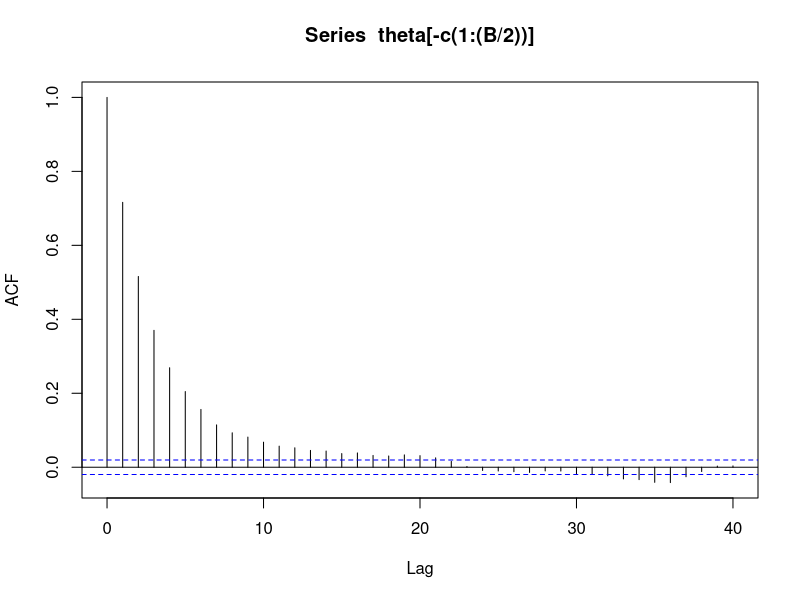
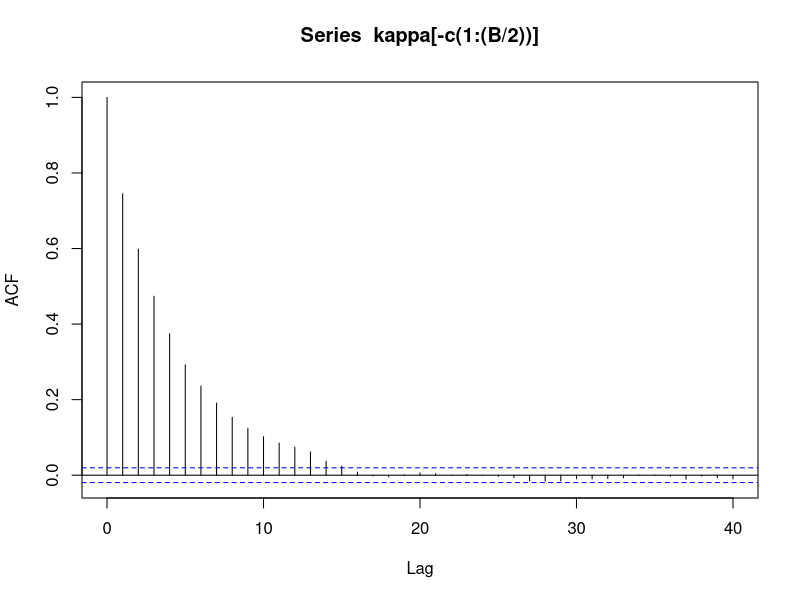
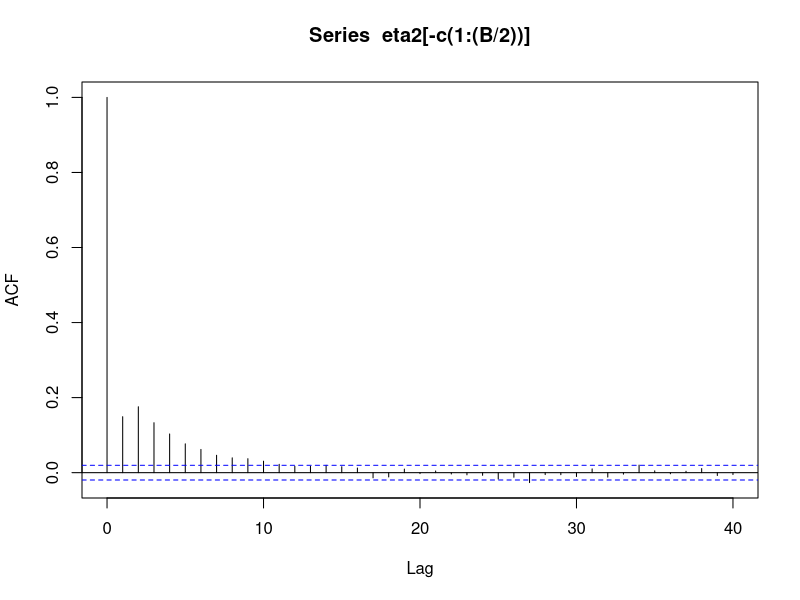

These charts were generated, in order, by the following R code: (Note: this script raises an error after producing the figures.)
## ---- chunk 1
knitr::opts_chunk$set(echo = TRUE, message = FALSE)
library(tidyverse)
## ---- chunk 2
btc_candles <- read_csv("btcOpenCandles.csv") %>%
  mutate(dVt = lead(AnnualizedRV) - AnnualizedRV) %>%
  mutate(logAnnualRV = log(AnnualizedRV),
        dYt = lead(logAnnualRV) - logAnnualRV) %>%
  select(Date,time,  AnnualizedRV, dVt, logAnnualRV, dYt)

train <- btc_candles %>%
  filter(time < as.Date("2019-07-01"))

test <- btc_candles %>%
  filter(time >= as.Date("2019-07-01"))


Xt <- train$logAnnualRV
#dYt <- train$dYt

## Make a function for the kernel in the exponent for easier use later
expKernel <- function(k, eps, theta, X = Xt){
  - k / (eps * ( 1 - exp(-2 * k))) * sum(
    (lead(X) - (X * exp(-k) + theta * (1 - exp(-k))))^2
  , na.rm = T)
}

logLKappa <- function(k, eps, theta, X = Xt){
  n/2  * log(k) - n/2 * log(1 - exp(-2*k)) + expKernel(k, eps, theta, X)
}


burnIn <- 10000
thin <- 10
keep <- 1000
B <- burnIn + keep * thin

theta <- vector("numeric", B)
eta2 <- vector("numeric", B)
kappa <- vector("numeric", B)

theta[1] = mean(Xt)
eta2[1] = sd(Xt)^2
kappa[1] = 0.25

n <- length(Xt)

theta_accept <- 0
kappa_accept <- 0

set.seed(111)
for (b in 2:B) {

  U <- runif(1)
  
  ## Gibbs Sample eta2
  eta2[b] <- MCMCpack::rinvgamma(1, n/2, -expKernel(kappa[b-1], 1, theta[b-1]))
  
  
  ## MH for theta
  theta_star <- rnorm(1, mean(Xt), sd(Xt)/2)
  
  r <- exp(expKernel(kappa[b-1], eta2[b-1], theta_star) - expKernel(kappa[b-1], eta2[b-1], theta[b-1]))
  
  if(U < min(r,1)){
    theta[b] = theta_star
    if(b > burnIn){
      theta_accept <- theta_accept + 1
    }
  }else{
    theta[b] = theta[b-1]
  }
  
  ## MH for eta
  kappa_alpha = 3
  kappa_beta = 9
  kappa_star <- rbeta(1, kappa_alpha, kappa_beta)
  #kappa_star <- runif(1)
  
  r <- exp(logLKappa(kappa_star, eta2[b-1], theta[b-1]) - logLKappa(kappa[b-1], eta2[b-1], theta[b-1])) *
    (dbeta(kappa[b-1], kappa_alpha, kappa_beta) / dbeta(kappa_star, kappa_alpha, kappa_beta))
  if(U < min(r,1)){
    kappa[b] = kappa_star
    if(b > burnIn){
      kappa_accept <- kappa_accept + 1
    }
  }else{
    kappa[b] = kappa[b-1]
  }
  
}


kappa_accept / B
theta_accept / B

mean(theta[-c(1:burnIn)])
mean(Xt)

mean(kappa[-c(1:burnIn)])
mean(eta2[-c(1:burnIn)]) %>% sqrt()
sd(Xt)

acf(theta[-c(1:(B/2))])
acf(kappa[-c(1:(B/2))])
acf(eta2[-c(1:(B/2))])

keepIdx <- seq(burnIn+1, B, by = thin)
ThetaKeep <- theta[keepIdx]
KappaKeep <- kappa[keepIdx]
eta2Keep <- eta2[keepIdx]

GibbsSamplerResultsLog <- data.frame(omega = ThetaKeep,
                                   theta = KappaKeep,
                                   xi = sqrt(eta2Keep))
write_rds(GibbsSamplerResultsLog, "GibbsSamplerLog.rds")
##calcWAIC
WAIC <- test %>%
  select(Date, logAnnualRV) %>%
  mutate(Vt_1 = lead(logAnnualRV),
         i = row_number()) %>%
  expand_grid(GibbsSamplerResultsLog%>% mutate(b = 1:keep)) %>%
  mutate(mu = logAnnualRV * exp(-theta) + omega * (1 - exp(-theta)),
         sigma2 = (xi^2 * (1 - exp(-2*theta))) / (2*theta)) %>%
  mutate(Ly_i = dnorm(Vt_1, mu, sqrt(sigma2)))

lppd <- WAIC %>% group_by(i) %>% summarise(BB = 1/n() * sum(Ly_i)) %$% sum(log(BB), na.rm = T)

pWAIC <-  WAIC %>%
  group_by(i) %>%
  mutate(meanLogl = 1/keep * sum(log(Ly_i))) %>%
  summarise(inside = sum((log(Ly_i) - meanLogl)^2)) %$% sum((1/(keep-1)) * inside, na.rm = T)
  
WAIC_return <- -2 * lppd + 2 * pWAIC




plot(density(ThetaKeep))
hist(KappaKeep)
hist(eta2Keep)


calcXt1 <- function(Xt, k, eps2, theta, Date, n = 1000){
  mu <- Xt * exp(-k) + theta * (1 - exp(-k))
  var <- (eps2 * ( 1 - exp(-2*k))) / (2*k)
  Xt1 <- rnorm(n, mu, sqrt(var))
  simXt1 <- expand_grid(Date, Xt1) %>%
    mutate(Vt1 = exp(Xt1))
  return(simXt1)
}

K <- mean(KappaKeep)
Eps2  <- mean(eta2Keep)
Theta <- mean(ThetaKeep)

ParamsDf <- data.frame(k = K,
                       eps2 = Eps2,
                       theta = Theta) %>%
  expand_grid(test%>% select(Date, logAnnualRV)) %>%
  rename(Xt = logAnnualRV)

testSim <- pmap_dfr(ParamsDf, calcXt1)

testSim %>%
  rename(Xt1_pred = Xt1,
         Vt1_pred = Vt1) %>%
  group_by(Date) %>%
  mutate(upper95 = quantile(Vt1_pred, 0.95),
         lower95 = quantile(Vt1_pred, 0.05)) %>%
  mutate(upper = max(Vt1_pred),
         lower = min(Vt1_pred),
         pointEst = mean(Vt1_pred)) %>%
  select(Date, upper, lower, pointEst, upper95, lower95) %>%
  distinct() %>%
  left_join(test %>% select(Date, AnnualizedRV, logAnnualRV)) %>%
  ungroup() %>%
  mutate(Xt1 = lead(logAnnualRV),
         Vt1 = lead(AnnualizedRV)) %>%
  mutate(inCI = case_when(Vt1 <= upper95 & Vt1 >= lower95 ~ 1,
                          TRUE ~ 0)) %>% write_rds("logSimResults.rds")
  #filter(lubridate::day(Date) %in% c(1,6,11,16,21,26)) %>%
  # ggplot(aes(x = AnnualizedRV)) +
  # geom_point(aes(y = pointEst), col = "red") +
  #geom_point(aes(y = dVt), col = "blue")
  ggplot(aes(x = Date)) +
  geom_line(aes(y = upper), color = "black") +
  geom_line(aes(y = lower), color = "black") +
  geom_line(aes(y = Vt1), color = "red") + 
  #scale_y_log10() +
  theme_bw()
  #geom_errorbar(aes(ymin = lower, ymax = upper)) +
  geom_point(aes(y = Vt1), col = "red")  +
  geom_point(aes(y = pointEst), col = "blue") +
  theme_bw() 
